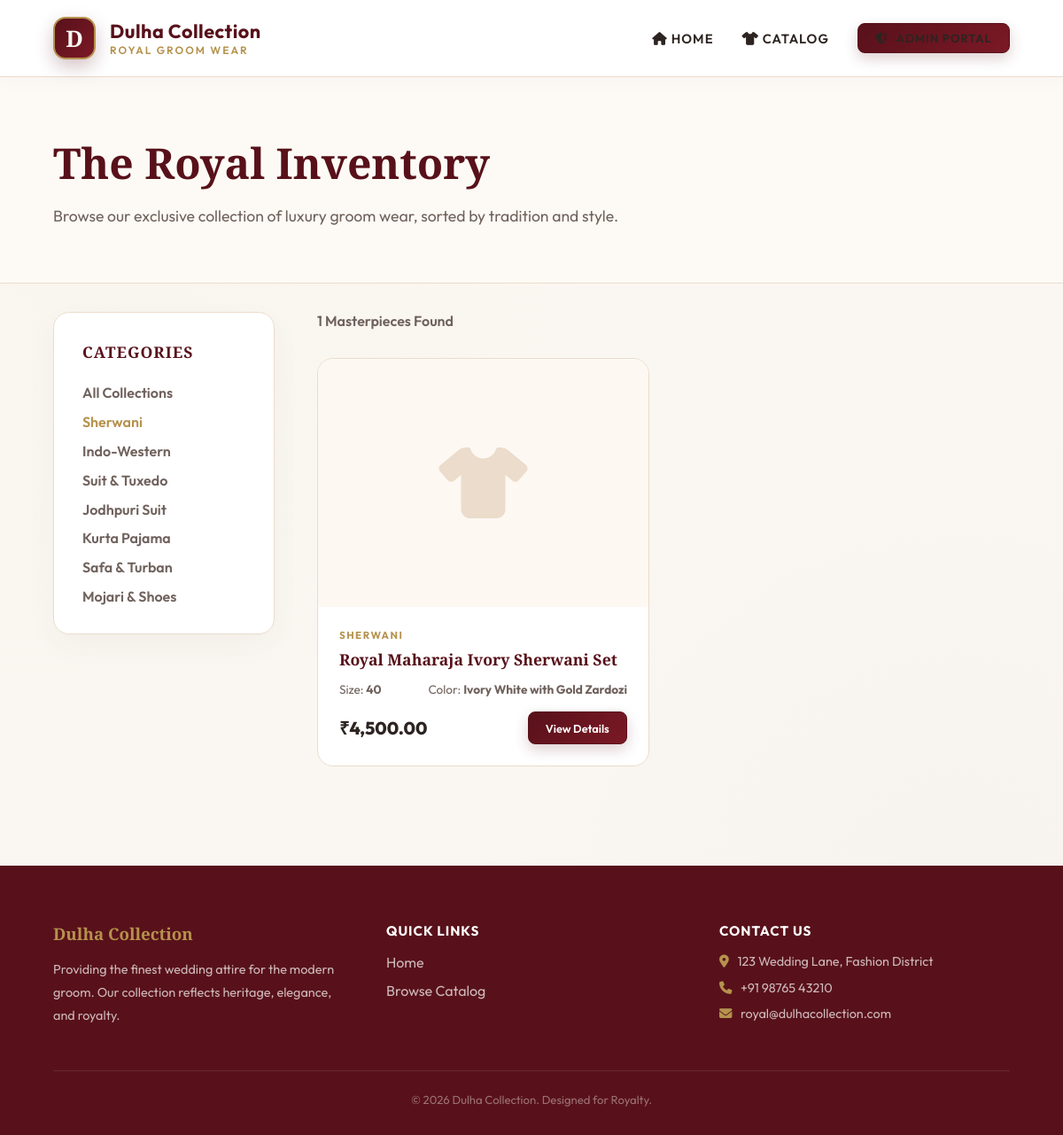
Page /catalog.php?category=Sherwani on the committed database.
### tables this page shows
CREATE TABLE IF NOT EXISTS products (
    id INT AUTO_INCREMENT PRIMARY KEY,
    name VARCHAR(255) NOT NULL,
    category ENUM('Sherwani', 'Indo-Western', 'Suit & Tuxedo', 'Jodhpuri Suit', 'Kurta Pajama', 'Safa & Turban', 'Mojari & Shoes', 'Accessories') NOT NULL,
    size VARCHAR(20) NOT NULL,
    color VARCHAR(100) NOT NULL,
    rental_price DECIMAL(10,2) NOT NULL,
    security_deposit DECIMAL(10,2) NOT NULL,
    status ENUM('Available', 'Rented', 'Maintenance') DEFAULT 'Available',
    created_at TIMESTAMP DEFAULT CURRENT_TIMESTAMP
);

### catalog.php (the view, shortened to what this page needs)
<?php
require_once 'includes/user_header.php';
$cat = isset($_GET['category']) ? $_GET['category'] : '';
$query = "SELECT * FROM products WHERE status = 'Available'";
if ($cat) {
    $query .= " AND category = '" . $conn->real_escape_string($cat) . "'";
}
$query .= " ORDER BY id DESC";
$result = $conn->query($query);
?>
<div style="background: #fdfaf5; padding: 4rem 5%; border-bottom: 1px solid var(--border-color);">
    <div style="max-width: 800px;">
        <h1 class="brand-heading" style="font-size: 3rem; color: var(--accent-color); margin-bottom: 1rem;">The Royal Inventory</h1>
        <p style="color: var(--text-secondary); font-size: 1.1rem;">Browse our exclusive collection of luxury groom wear, sorted by tradition and style.</p>
    </div>
</div>
<div style="padding: 2rem 5%; display: flex; gap: 3rem;">
    <aside style="width: 250px; flex-shrink: 0;">
        <div class="glass-panel" style="padding: 2rem; position: sticky; top: 120px;">
            <h3 style="color: var(--accent-color); font-size: 1.1rem; margin-bottom: 1.5rem; text-transform: uppercase; letter-spacing: 1px;">Categories</h3>
            <ul style="list-style: none; display: flex; flex-direction: column; gap: 0.8rem;">
                <li><a href="catalog.php" style="text-decoration: none; color: <?php echo !$cat ? 'var(--gold-color)' : 'var(--text-secondary)'; ?>; font-weight: 600;">All Collections</a></li>
                <?php
                $categories = ['Sherwani', 'Indo-Western', 'Suit & Tuxedo', 'Jodhpuri Suit', 'Kurta Pajama', 'Safa & Turban', 'Mojari & Shoes'];
                foreach($categories as $category) {
                    $active = ($cat == $category) ? 'color: var(--gold-color); font-weight: 700;' : 'color: var(--text-secondary);';
                    echo "<li><a href='catalog.php?category=$category' style='text-decoration: none; $active font-weight: 600;'>$category</a></li>";
                }
                ?>
            </ul>
        </div>
    </aside>
    <div style="flex-grow: 1;">
        <div style="display: flex; justify-content: space-between; align-items: center; margin-bottom: 2rem;">
            <span style="color: var(--text-secondary); font-weight: 600;"><?php echo $result ? $result->num_rows : 0; ?> Masterpieces Found</span>
        </div>
        <div class="product-grid" style="padding: 0; grid-template-columns: repeat(auto-fill, minmax(250px, 1fr));">
            <?php
            if ($result && $result->num_rows > 0) {
                while($item = $result->fetch_assoc()) {
                    ?>
                    <div class="product-card">
                        <div class="product-img">
                            <i class="fa-solid fa-shirt"></i>
                        </div>
                        <div class="product-info">
                            <span class="category-tag"><?php echo $item['category']; ?></span>
                            <h3 class="product-name" style="font-size: 1.1rem;"><?php echo $item['name']; ?></h3>
                            <div style="display: flex; justify-content: space-between; align-items: center; margin-bottom: 1rem;">
                                <span style="font-size: 0.85rem; color: var(--text-secondary);">Size: <strong><?php echo $item['size']; ?></strong></span>
                                <span style="font-size: 0.85rem; color: var(--text-secondary);">Color: <strong><?php echo $item['color']; ?></strong></span>
                            </div>
                            <div style="display: flex; justify-content: space-between; align-items: center;">
                                <span class="product-price" style="font-size: 1.25rem;">₹<?php echo number_format($item['rental_price'], 2); ?></span>
                                <a href="product-view.php?id=<?php echo $item['id']; ?>" class="btn btn-primary" style="padding: 0.6rem 1.2rem; font-size: 0.8rem; border-radius: 8px;">View Details</a>
                            </div>
                        </div>
                    </div>
                    <?php
                }
            }
            ?>
        </div>
    </div>
</div>
<?php require_once 'includes/user_footer.php'; ?>

### assets/css/style.css (style rules this page uses)
:root { --bg-color: #faf7f2; --card-bg: #ffffff; --border-color: #ebdccb; --text-primary: #2d2421; --text-secondary: #70625d; --accent-color: #58111a; --accent-hover: #7b1926; --accent-glow: rgba(88, 17, 26, 0.15); --gold-color: #b5924d; --gold-hover: #cbae6f; --danger: #d32f2f; --danger-bg: #ffebee; --success: #2e7d32; --success-bg: #e8f5e9; --warning: #ef6c00; --box-shadow: 0px 12px 35px rgba(88, 17, 26, 0.04); --border-radius: 18px; }
* { margin: 0; padding: 0; box-sizing: border-box; font-family: 'Outfit', sans-serif; }
body { background-color: var(--bg-color); color: var(--text-primary); overflow-x: hidden; background-image: radial-gradient(circle at 10% 20%, rgba(212, 175, 55, 0.02) 0%, transparent 40%), radial-gradient(circle at 90% 80%, rgba(88, 17, 26, 0.02) 0%, transparent 40%); }
h1, h2, h3, .brand-heading { font-family: 'Playfair Display', serif; }
.glass-panel { background: var(--card-bg); border: 1px solid var(--border-color); border-radius: var(--border-radius); box-shadow: var(--box-shadow); animation: fadeIn 0.6s cubic-bezier(0.16, 1, 0.3, 1) forwards; }
.btn { padding: 0.85rem 1.7rem; border: none; border-radius: 12px; font-size: 0.98rem; font-weight: 600; cursor: pointer; transition: all 0.3s cubic-bezier(0.25, 0.8, 0.25, 1); display: inline-flex; align-items: center; justify-content: center; gap: 0.6rem; text-decoration: none; }
.btn-primary { background: linear-gradient(135deg, var(--accent-color) 0%, #7b1926 100%); color: #fff; border: 1px solid var(--accent-color); box-shadow: 0 6px 16px rgba(88, 17, 26, 0.2); }

### rows in the picture
products: category "SHERWANI", name "Royal Maharaja Ivory Sherwani Set", size "40", color "Ivory White with Gold Zardozi", rental_price "4,500.00"

### other values in the picture
$category "Sherwani"
$category "Indo-Western"
$category "Suit & Tuxedo"
$category "Jodhpuri Suit"
$category "Kurta Pajama"
$category "Safa & Turban"
$category "Mojari & Shoes"
$result->num_rows "1"
